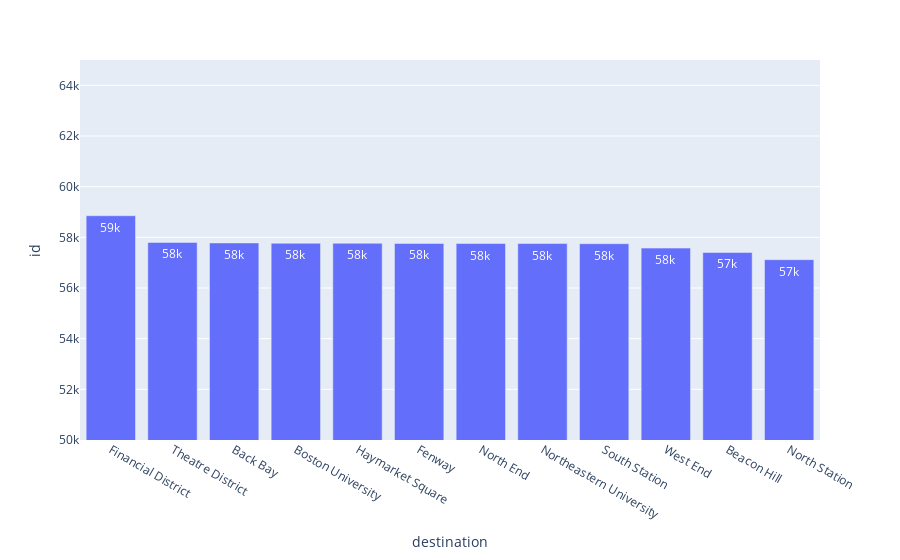

Notebook code for this chart:
### Markdown cell above
## Top Destination

### Code cell
# melakukan groupby kolom destination berasarkan jumlah baris
topDestination = df1.groupby('destination')['id'].count().sort_values(ascending=False).reset_index()

# bar chart
fig = px.bar(topDestination, x="destination", y="id",text_auto='.2s', orientation='v')
fig.update_yaxes(range = [50000,65000])
fig.show()

# melihatkan isi variabel topDestination
topDestination

### Figure 1 — Plotly figure (JSON) as saved in the notebook; plotly's stock layout.template omitted (floating-point values rounded to 4 significant figures)
{"data": [{"alignmentgroup": "True", "hovertemplate": "destination=%{x}<br>id=%{y}<extra></extra>", "legendgroup": "", "marker": {"color": "#636efa", "pattern": {"shape": ""}}, "name": "", "offsetgroup": "", "orientation": "v", "showlegend": false, "textposition": "auto", "texttemplate": "%{y:.2s}", "type": "bar", "x": ["Financial District", "Theatre District", "Back Bay", "Boston University", "Haymarket Square", "Fenway", "North End", "Northeastern University", "South Station", "West End", "Beacon Hill", "North Station"], "xaxis": "x", "y": [58851, 57798, 57780, 57764, 57764, 57757, 57756, 57755, 57749, 57575, 57403, 57119], "yaxis": "y"}], "layout": {"barmode": "relative", "legend": {"tracegroupgap": 0}, "margin": {"t": 60}, "xaxis": {"anchor": "y", "domain": [0, 1], "title": {"text": "destination"}}, "yaxis": {"anchor": "x", "domain": [0, 1], "range": [50000, 65000], "title": {"text": "id"}}}}
